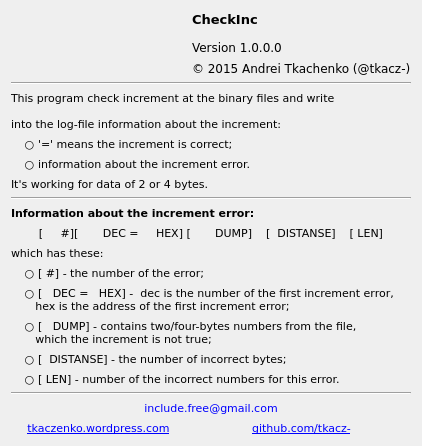
<?xml version="1.0" encoding="UTF-8"?>
<ui version="4.0">
 <class>aboutDialog</class>
 <widget class="QDialog" name="aboutDialog">
  <property name="geometry">
   <rect>
    <x>0</x>
    <y>0</y>
    <width>422</width>
    <height>446</height>
   </rect>
  </property>
  <property name="font">
   <font>
    <family>Verdana</family>
   </font>
  </property>
  <property name="windowTitle">
   <string>About CheckInc</string>
  </property>
  <layout class="QGridLayout" name="gridLayout_2">
   <item row="0" column="0">
    <layout class="QGridLayout" name="gridLayout">
     <item row="7" column="0" colspan="2">
      <widget class="QLabel" name="label_11">
       <property name="font">
        <font>
         <pointsize>8</pointsize>
        </font>
       </property>
       <property name="text">
        <string>    ○ information about the increment error.</string>
       </property>
      </widget>
     </item>
     <item row="11" column="0" colspan="2">
      <widget class="QLabel" name="label_14">
       <property name="font">
        <font>
         <pointsize>8</pointsize>
        </font>
       </property>
       <property name="text">
        <string>[     #][       DEC =     HEX]	[       DUMP]    [  DISTANSE]    [ LEN]</string>
       </property>
       <property name="alignment">
        <set>Qt::AlignCenter</set>
       </property>
      </widget>
     </item>
     <item row="10" column="0" colspan="2">
      <widget class="QLabel" name="label_13">
       <property name="font">
        <font>
         <pointsize>8</pointsize>
         <weight>75</weight>
         <bold>true</bold>
        </font>
       </property>
       <property name="text">
        <string>Information about the increment error:</string>
       </property>
      </widget>
     </item>
     <item row="12" column="0" colspan="2">
      <widget class="QLabel" name="label_15">
       <property name="font">
        <font>
         <pointsize>8</pointsize>
        </font>
       </property>
       <property name="text">
        <string>which has these:</string>
       </property>
      </widget>
     </item>
     <item row="8" column="0" colspan="2">
      <widget class="QLabel" name="label_12">
       <property name="font">
        <font>
         <pointsize>8</pointsize>
        </font>
       </property>
       <property name="text">
        <string>It's working for data of 2 or 4 bytes.</string>
       </property>
      </widget>
     </item>
     <item row="9" column="0" colspan="2">
      <widget class="Line" name="line_3">
       <property name="orientation">
        <enum>Qt::Horizontal</enum>
       </property>
      </widget>
     </item>
     <item row="4" column="0" colspan="2">
      <widget class="Line" name="line_2">
       <property name="orientation">
        <enum>Qt::Horizontal</enum>
       </property>
      </widget>
     </item>
     <item row="5" column="0" colspan="2">
      <widget class="QLabel" name="label_8">
       <property name="font">
        <font>
         <pointsize>8</pointsize>
        </font>
       </property>
       <property name="text">
        <string>&lt;html&gt;&lt;head/&gt;&lt;body&gt;&lt;p&gt;This program check increment at the binary files and write &lt;/p&gt;&lt;p&gt;into the log-file information about the increment:&lt;/p&gt;&lt;/body&gt;&lt;/html&gt;</string>
       </property>
      </widget>
     </item>
     <item row="6" column="0" colspan="2">
      <widget class="QLabel" name="label_7">
       <property name="font">
        <font>
         <pointsize>8</pointsize>
        </font>
       </property>
       <property name="text">
        <string>    ○ '=' means the increment is correct;</string>
       </property>
      </widget>
     </item>
     <item row="18" column="0" colspan="2">
      <widget class="Line" name="line_4">
       <property name="orientation">
        <enum>Qt::Horizontal</enum>
       </property>
      </widget>
     </item>
     <item row="19" column="0" colspan="2">
      <widget class="QLabel" name="label_6">
       <property name="font">
        <font>
         <pointsize>8</pointsize>
         <underline>false</underline>
        </font>
       </property>
       <property name="styleSheet">
        <string notr="true">color: rgb(0, 0, 255);</string>
       </property>
       <property name="text">
        <string>&lt;html&gt;&lt;head/&gt;&lt;body&gt;&lt;p&gt;include.free@gmail.com&lt;/p&gt;&lt;/body&gt;&lt;/html&gt;</string>
       </property>
       <property name="alignment">
        <set>Qt::AlignCenter</set>
       </property>
       <property name="textInteractionFlags">
        <set>Qt::TextSelectableByKeyboard|Qt::TextSelectableByMouse</set>
       </property>
      </widget>
     </item>
     <item row="3" column="1">
      <widget class="QLabel" name="label_4">
       <property name="font">
        <font>
         <pointsize>9</pointsize>
        </font>
       </property>
       <property name="text">
        <string>© 2015 Andrei Tkachenko (@tkacz-)</string>
       </property>
      </widget>
     </item>
     <item row="0" column="0" rowspan="4">
      <widget class="QLabel" name="label">
       <property name="text">
        <string/>
       </property>
       <property name="pixmap">
        <pixmap resource="icon.qrc">:/i/CheckInc.ico</pixmap>
       </property>
       <property name="scaledContents">
        <bool>false</bool>
       </property>
       <property name="alignment">
        <set>Qt::AlignRight|Qt::AlignTrailing|Qt::AlignVCenter</set>
       </property>
       <property name="wordWrap">
        <bool>false</bool>
       </property>
      </widget>
     </item>
     <item row="14" column="0" colspan="2">
      <widget class="QLabel" name="label_17">
       <property name="font">
        <font>
         <pointsize>8</pointsize>
        </font>
       </property>
       <property name="text">
        <string>    ○ [   DEC =   HEX] -  dec is the number of the first increment error,
       hex is the address of the first increment error;</string>
       </property>
      </widget>
     </item>
     <item row="13" column="0" colspan="2">
      <widget class="QLabel" name="label_16">
       <property name="font">
        <font>
         <pointsize>8</pointsize>
        </font>
       </property>
       <property name="text">
        <string>    ○ [ #] - the number of the error;</string>
       </property>
      </widget>
     </item>
     <item row="15" column="0" colspan="2">
      <widget class="QLabel" name="label_5">
       <property name="font">
        <font>
         <pointsize>8</pointsize>
        </font>
       </property>
       <property name="text">
        <string>    ○ [   DUMP] - contains two/four-bytes numbers from the file,
       which the increment is not true;</string>
       </property>
      </widget>
     </item>
     <item row="17" column="0" colspan="2">
      <widget class="QLabel" name="label_19">
       <property name="font">
        <font>
         <pointsize>8</pointsize>
        </font>
       </property>
       <property name="text">
        <string>    ○ [ LEN] - number of the incorrect numbers for this error.</string>
       </property>
      </widget>
     </item>
     <item row="16" column="0" colspan="2">
      <widget class="QLabel" name="label_18">
       <property name="font">
        <font>
         <pointsize>8</pointsize>
        </font>
       </property>
       <property name="text">
        <string>    ○ [  DISTANSE] - the number of incorrect bytes;</string>
       </property>
      </widget>
     </item>
     <item row="0" column="1">
      <widget class="QLabel" name="label_2">
       <property name="font">
        <font>
         <pointsize>10</pointsize>
         <weight>75</weight>
         <bold>true</bold>
        </font>
       </property>
       <property name="text">
        <string>CheckInc</string>
       </property>
       <property name="textFormat">
        <enum>Qt::AutoText</enum>
       </property>
      </widget>
     </item>
     <item row="2" column="1">
      <widget class="QLabel" name="label_3">
       <property name="font">
        <font>
         <pointsize>9</pointsize>
        </font>
       </property>
       <property name="text">
        <string>Version 1.0.0.0</string>
       </property>
      </widget>
     </item>
     <item row="1" column="1">
      <spacer name="verticalSpacer">
       <property name="orientation">
        <enum>Qt::Vertical</enum>
       </property>
       <property name="sizeHint" stdset="0">
        <size>
         <width>88</width>
         <height>13</height>
        </size>
       </property>
      </spacer>
     </item>
     <item row="20" column="0">
      <widget class="QLabel" name="label_10">
       <property name="font">
        <font>
         <pointsize>8</pointsize>
        </font>
       </property>
       <property name="text">
        <string>&lt;html&gt;&lt;head/&gt;&lt;body&gt;&lt;p&gt;&lt;a href=&quot;https://tkaczenko.wordpress.com/&quot;&gt;&lt;span style=&quot; text-decoration: underline; color:#0000ff;&quot;&gt;tkaczenko.wordpress.com&lt;/span&gt;&lt;/a&gt;&lt;/p&gt;&lt;/body&gt;&lt;/html&gt;</string>
       </property>
       <property name="alignment">
        <set>Qt::AlignCenter</set>
       </property>
       <property name="openExternalLinks">
        <bool>true</bool>
       </property>
       <property name="textInteractionFlags">
        <set>Qt::LinksAccessibleByKeyboard|Qt::LinksAccessibleByMouse</set>
       </property>
      </widget>
     </item>
     <item row="20" column="1">
      <widget class="QLabel" name="label_9">
       <property name="font">
        <font>
         <pointsize>8</pointsize>
         <underline>false</underline>
        </font>
       </property>
       <property name="styleSheet">
        <string notr="true">color: rgb(0, 0, 255);</string>
       </property>
       <property name="text">
        <string>&lt;html&gt;&lt;head/&gt;&lt;body&gt;&lt;p&gt;&lt;a href=&quot;https://github.com/tkacz-&quot;&gt;&lt;span style=&quot; text-decoration: underline; color:#0000ff;&quot;&gt;github.com/tkacz-&lt;/span&gt;&lt;/a&gt;&lt;/p&gt;&lt;/body&gt;&lt;/html&gt;</string>
       </property>
       <property name="textFormat">
        <enum>Qt::AutoText</enum>
       </property>
       <property name="alignment">
        <set>Qt::AlignCenter</set>
       </property>
       <property name="openExternalLinks">
        <bool>true</bool>
       </property>
       <property name="textInteractionFlags">
        <set>Qt::LinksAccessibleByKeyboard|Qt::LinksAccessibleByMouse</set>
       </property>
      </widget>
     </item>
    </layout>
   </item>
  </layout>
 </widget>
 <resources>
  <include location="icon.qrc"/>
 </resources>
 <connections/>
</ui>
